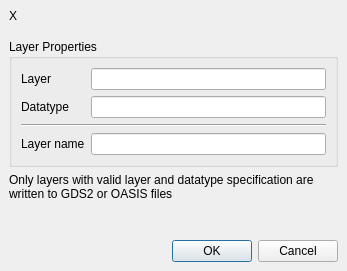
<ui version="4.0" >
 <class>NewLayerPropertiesDialog</class>
 <widget class="QDialog" name="NewLayerPropertiesDialog" >
  <property name="geometry" >
   <rect>
    <x>0</x>
    <y>0</y>
    <width>347</width>
    <height>271</height>
   </rect>
  </property>
  <property name="windowTitle" >
   <string>(New) Layer</string>
  </property>
  <layout class="QVBoxLayout" >
   <property name="spacing" >
    <number>6</number>
   </property>
   <property name="margin" >
    <number>9</number>
   </property>
   <item>
    <widget class="QLabel" name="layout_lbl" >
     <property name="text" >
      <string>X</string>
     </property>
    </widget>
   </item>
   <item>
    <spacer name="verticalSpacer" >
     <property name="orientation" >
      <enum>Qt::Vertical</enum>
     </property>
     <property name="sizeType" >
      <enum>QSizePolicy::Fixed</enum>
     </property>
     <property name="sizeHint" stdset="0" >
      <size>
       <width>20</width>
       <height>10</height>
      </size>
     </property>
    </spacer>
   </item>
   <item>
    <widget class="QGroupBox" name="groupBox" >
     <property name="title" >
      <string>Layer Properties</string>
     </property>
     <layout class="QGridLayout" >
      <property name="margin" >
       <number>9</number>
      </property>
      <property name="spacing" >
       <number>6</number>
      </property>
      <item row="3" column="0" colspan="2" >
       <widget class="Line" name="line" >
        <property name="orientation" >
         <enum>Qt::Horizontal</enum>
        </property>
       </widget>
      </item>
      <item row="4" column="1" >
       <widget class="QLineEdit" name="name_le" />
      </item>
      <item row="1" column="1" >
       <widget class="QLineEdit" name="layer_le" />
      </item>
      <item row="2" column="1" >
       <widget class="QLineEdit" name="datatype_le" />
      </item>
      <item row="4" column="0" >
       <widget class="QLabel" name="label_3" >
        <property name="text" >
         <string>Layer name</string>
        </property>
       </widget>
      </item>
      <item row="2" column="0" >
       <widget class="QLabel" name="label_2" >
        <property name="text" >
         <string>Datatype</string>
        </property>
       </widget>
      </item>
      <item row="1" column="0" >
       <widget class="QLabel" name="label" >
        <property name="text" >
         <string>Layer</string>
        </property>
       </widget>
      </item>
     </layout>
    </widget>
   </item>
   <item>
    <widget class="QLabel" name="label_4" >
     <property name="text" >
      <string>Only layers with valid layer and datatype specification are written to GDS2 or OASIS files</string>
     </property>
     <property name="wordWrap" >
      <bool>true</bool>
     </property>
    </widget>
   </item>
   <item>
    <spacer>
     <property name="orientation" >
      <enum>Qt::Vertical</enum>
     </property>
     <property name="sizeHint" stdset="0" >
      <size>
       <width>100</width>
       <height>8</height>
      </size>
     </property>
    </spacer>
   </item>
   <item>
    <widget class="QDialogButtonBox" name="buttonBox" >
     <property name="orientation" >
      <enum>Qt::Horizontal</enum>
     </property>
     <property name="standardButtons" >
      <set>QDialogButtonBox::Cancel|QDialogButtonBox::Ok</set>
     </property>
    </widget>
   </item>
  </layout>
 </widget>
 <tabstops>
  <tabstop>layer_le</tabstop>
  <tabstop>datatype_le</tabstop>
  <tabstop>name_le</tabstop>
  <tabstop>buttonBox</tabstop>
 </tabstops>
 <resources/>
 <connections>
  <connection>
   <sender>buttonBox</sender>
   <signal>accepted()</signal>
   <receiver>NewLayerPropertiesDialog</receiver>
   <slot>accept()</slot>
   <hints>
    <hint type="sourcelabel" >
     <x>248</x>
     <y>254</y>
    </hint>
    <hint type="destinationlabel" >
     <x>157</x>
     <y>274</y>
    </hint>
   </hints>
  </connection>
  <connection>
   <sender>buttonBox</sender>
   <signal>rejected()</signal>
   <receiver>NewLayerPropertiesDialog</receiver>
   <slot>reject()</slot>
   <hints>
    <hint type="sourcelabel" >
     <x>316</x>
     <y>260</y>
    </hint>
    <hint type="destinationlabel" >
     <x>286</x>
     <y>274</y>
    </hint>
   </hints>
  </connection>
 </connections>
</ui>
